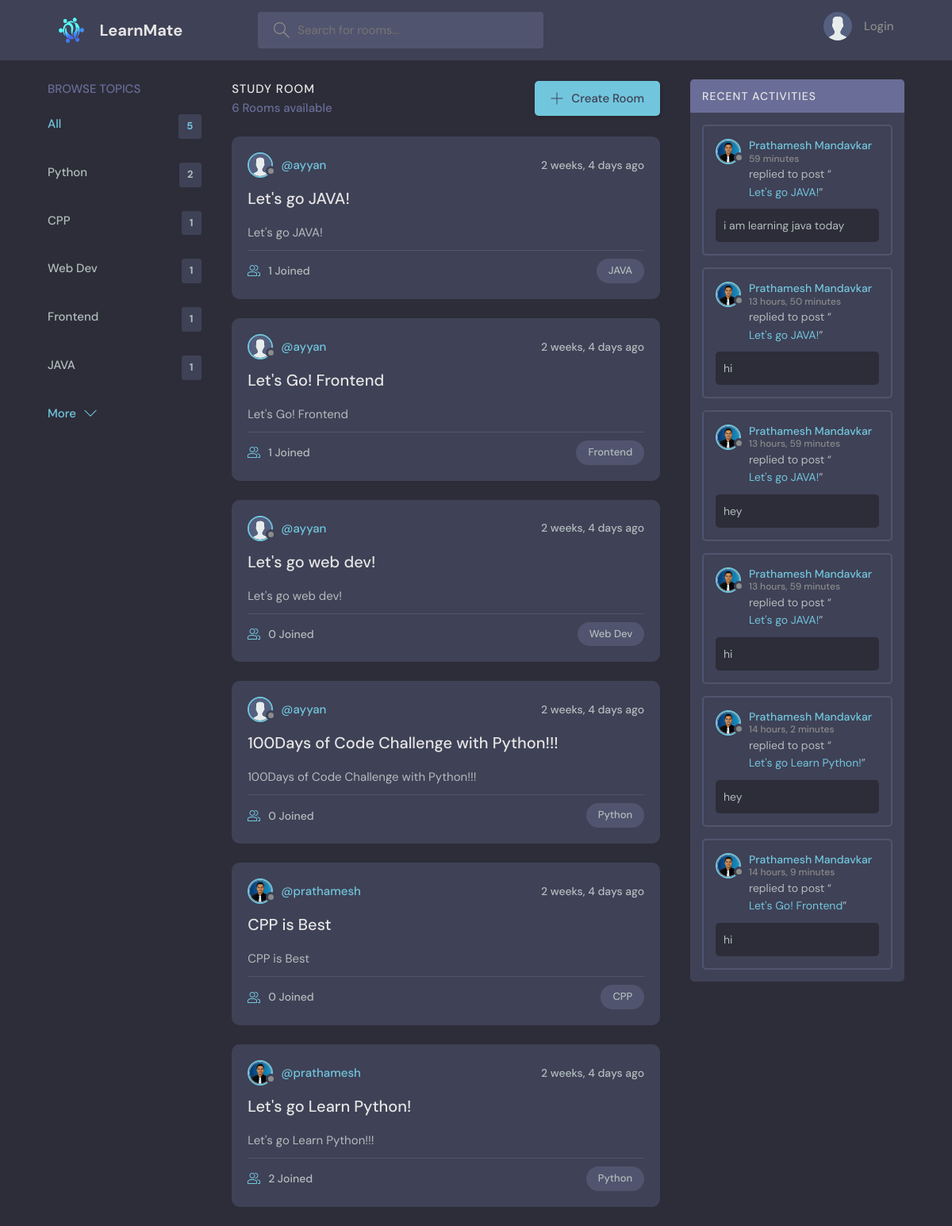
The page / on the database its author committed.
### base/models.py (models this page shows, shortened)
class Topic(models.Model):
    name=models.CharField(max_length=200)

class Room(models.Model):
    host=models.ForeignKey(User,on_delete=models.SET_NULL,null=True)
    topic=models.ForeignKey(Topic,on_delete=models.SET_NULL,null=True)
    name=models.CharField(max_length=200)
    description=models.TextField(null=True,blank=True)
    participants=models.ManyToManyField(User,related_name='articipants',blank=True)
    updated=models.DateTimeField(auto_now=True)
    created=models.DateTimeField(auto_now_add=True)
    class Meta:
        ordering=['-created','-updated']
    def __str__(self):
        return self.name

class User(AbstractUser):
    name = models.CharField(max_length=200,null=True)
    email = models.EmailField(unique=True, null=True)
    bio = models.TextField(null=True)
    avatar= models.ImageField(null=False,default='avatar.svg')
    USERNAME_FIELD = 'email'
    REQUIRED_FIELDS = []

class Message(models.Model):
    user=models.ForeignKey(User,on_delete=models.CASCADE)
    room=models.ForeignKey(Room,on_delete=models.CASCADE)
    body=models.TextField()
    updated=models.DateTimeField(auto_now=True)
    created=models.DateTimeField(auto_now_add=True)
    class Meta:
        ordering=['-created','-updated']

### base/views.py (the view)
# urls.py: path('',views.home,name="home"),
def home(request):
    q=request.GET.get('q') if request.GET.get('q') != None else ''
    rooms = Room.objects.filter(Q(topic__name__icontains=q)|
        Q(name__icontains=q)|
        Q(description__icontains=q))
    total_rooms=rooms.count()
    if total_rooms <10 and total_rooms >5:
        room_messages=Message.objects.filter(Q(room__topic__name__icontains=q))[0: total_rooms ]
    else:
        room_messages=Message.objects.filter(Q(room__topic__name__icontains=q))[0: 10]
    Topics=Topic.objects.all()[0:5]
    context = {'rooms': rooms,'topics':Topics, 'total_rooms':total_rooms,'room_messages':room_messages}
    return render(request, 'base/home.html', context)

### base/templates/base/home.html (shortened to what this page needs)
{%extends 'main.html'%}
    {%block contect%}
    <main class="layout layout--3">
      <div class="container">
        {% include 'base/topics_component.html' %}
        <div class="roomList">
          <div class="roomList__header">
            <div>
              <h2>Study Room</h2>
              <p>{{rooms.count}} Rooms available</p>
            </div>
            <a class="btn btn--main" href="{% url 'create-room' %}">
              <svg version="1.1" xmlns="http://www.w3.org/2000/svg" width="32" height="32" viewBox="0 0 32 32">
                <title>add</title>
                <path
                  d="M16.943 0.943h-1.885v14.115h-14.115v1.885h14.115v14.115h1.885v-14.115h14.115v-1.885h-14.115v-14.115z"
                ></path>
              </svg>
              Create Room
            </a>
          </div>
          {% include 'base/feed_component.html'%}
        </div>
        {% include 'base/actvity_component.html' %}
      </div>
    </main>
    {%endblock contect%}

### base/templates/base/topics_component.html
<div class="topics">
  <div class="topics__header">
    <h2>Browse Topics</h2>
  </div>
  <ul class="topics__list">
    <li>
      <a href="{% url 'home' %}" class="active">All <span>{{topics.count}}</span></a>
    </li>
    {%for topic in topics%}
    <li>
      <a href="{% url 'home' %}?q={{topic.name}}">{{topic.name}} <span>{{topic.room_set.all.count}}</span></a>
    </li>
    {%endfor%}
  </ul>
  <a class="btn btn--link" href="{% url 'topics' %}">
    More
    <svg version="1.1" xmlns="http://www.w3.org/2000/svg" width="32" height="32" viewBox="0 0 32 32">
      <title>chevron-down</title>
      <path d="M16 21l-13-13h-3l16 16 16-16h-3l-13 13z"></path>
    </svg>
  </a>
</div>

### base/templates/base/feed_component.html (shortened to what this page needs)
{%for room in rooms%}
<div class="roomListRoom">
  <div class="roomListRoom__header">
    <a
      href="{% url 'user-profile' room.host.id %}"
      class="roomListRoom__author"
    >
    {% if room.host.id == request.user.id%}
    <div class="avatar avatar--small active">
      <img src="{{room.host.avatar.url}}" />
    </div>
    {% else %}
    <div class="avatar avatar--small">
      <img src="{{room.host.avatar.url}}" />
    </div>
  {% endif %}
      <span>@{{room.host.username}}</span>
    </a>
    <div class="roomListRoom__actions">
      <span>{{room.created | timesince}} ago</span>
    </div>
  </div>
  <div class="roomListRoom__content">
    <a href="{% url 'room' room.id%}">{{room.name}}</a>
    <p>
        {{room.description}}
    </p>
  </div>
  <div class="roomListRoom__meta">
    <a href="{% url 'room' room.id%}" class="roomListRoom__joined">
      {{room.participants.all.count}} Joined
    </a>
    <p class="roomListRoom__topic">{{room.topic.name}}</p>
  </div>
</div>
{%endfor%}

### base/templates/base/actvity_component.html (shortened to what this page needs)
<div class="activities">
  <div class="activities__header">
    <h2>Recent Activities</h2>
  </div>
  {%for message in room_messages %}
  <div class="activities__box">
    <div class="activities__boxHeader roomListRoom__header">
      <a href="{%url 'user-profile' message.user.id%}" class="roomListRoom__author">
        {% if message.user.id == request.user.id%}
        <div class="avatar avatar--small active">
          <img src="{{message.user.avatar.url}}" />
        </div>
        {% else %}
        <div class="avatar avatar--small ">
          <img src="{{message.user.avatar.url}}" />
        </div>
      {% endif %}
        <p>
          {{message.user.name}}
          <span> {{message.created | timesince}}</span>
        </p>
      </a>
    </div>
    <div class="activities__boxContent">
      <p>replied to post “<a href="{% url 'room' message.room.id %}">{{message.room}}</a>”</p>
      <div class="activities__boxRoomContent">
        {{message.body}}
      </div>
    </div>
  </div>
  {%endfor%}
</div>

### rows shown on the page
Topic: name "Python", room_set.all.count "2"
Topic: name "CPP", room_set.all.count "1"
Topic: name "Web Dev", room_set.all.count "1"
Topic: name "Frontend", room_set.all.count "1"
Topic: name "JAVA", room_set.all.count "1"
Room: host.avatar (placeholder picture), host.username "ayyan", created "2 weeks, 4 days", name "Let's go JAVA!", description "Let's go JAVA!", participants.all.count "1", topic.name "JAVA"
Room: host.avatar (placeholder picture), host.username "ayyan", created "2 weeks, 4 days", name "Let's Go! Frontend", description "Let's Go! Frontend", participants.all.count "1", topic.name "Frontend"
Room: host.avatar (placeholder picture), host.username "ayyan", created "2 weeks, 4 days", name "Let's go web dev!", description "Let's go web dev!", participants.all.count "0", topic.name "Web Dev"
Room: host.avatar (placeholder picture), host.username "ayyan", created "2 weeks, 4 days", name "100Days of Code Challenge with Python!!!", description "100Days of Code Challenge with Python!!!", participants.all.count "0", topic.name "Python"
Room: host.avatar (picture), host.username "prathamesh", created "2 weeks, 4 days", name "CPP is Best", description "CPP is Best", participants.all.count "0", topic.name "CPP"
Room: host.avatar (picture), host.username "prathamesh", created "2 weeks, 4 days", name "Let's go Learn Python!", description "Let's go Learn Python!!!", participants.all.count "2", topic.name "Python"
Message: user.avatar (picture), user.name "Prathamesh Mandavkar", created "59 minutes", room "Let's go JAVA!", body "i am learning java today"
Message: user.avatar (picture), user.name "Prathamesh Mandavkar", created "13 hours, 50 minutes", room "Let's go JAVA!", body "hi"
Message: user.avatar (picture), user.name "Prathamesh Mandavkar", created "13 hours, 59 minutes", room "Let's go JAVA!", body "hey"
Message: user.avatar (picture), user.name "Prathamesh Mandavkar", created "13 hours, 59 minutes", room "Let's go JAVA!", body "hi"
Message: user.avatar (picture), user.name "Prathamesh Mandavkar", created "14 hours, 2 minutes", room "Let's go Learn Python!", body "hey"
Message: user.avatar (picture), user.name "Prathamesh Mandavkar", created "14 hours, 9 minutes", room "Let's Go! Frontend", body "hi"

### other values the page prints
{{ topics.count }} "5"
{{ rooms.count }} "6"
